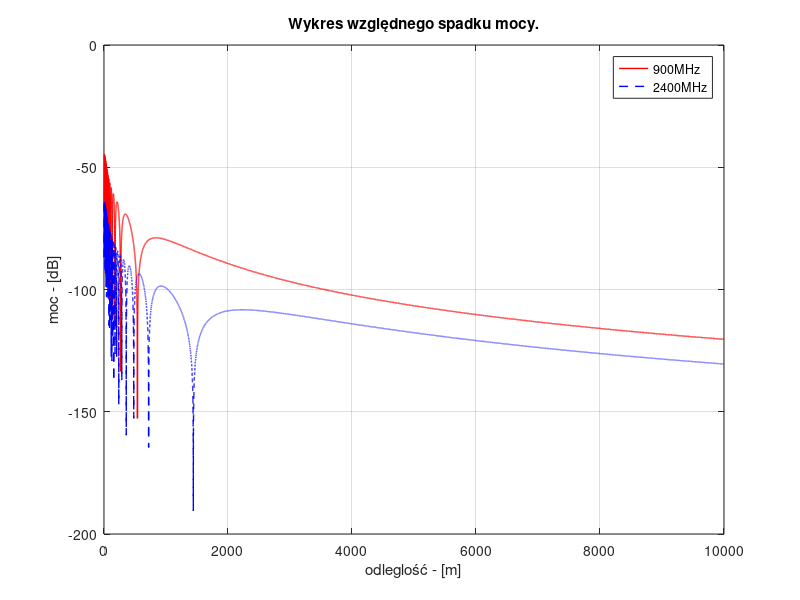

This chart was generated by the following MATLAB code:
close all
clear all
clc

GT = 1.6;
GR = 1.6;

c=299792458;
f1=900000000;
f2=2400000000;

lam1=c/f1;
lam2=c/f2;

h1=30;
h2=3;

d=1:0.25:10000;

d1=sqrt((h1-h2)^2+d.^2);
d2=sqrt((h1+h2)^2+d.^2);

z1=abs(exp(1i*(-2)*pi*f1.*d1/c)./d1 - exp(1i*(-2)*pi*f1.*d2/c)./d2);
z2=abs(exp(1i*(-2)*pi*f2.*d1/c)./d1 - exp(1i*(-2)*pi*f2.*d2/c)./d2);

p1=10*log(GT*GR*(lam1/4*pi)^2.*z1);
p2=10*log(GT*GR*(lam2/4*pi)^2.*z2);

figure;
plot(d, p1, 'r-', 'LineWidth', 1);
hold on
plot(d, p2, 'b--', 'LineWidth', 1);
hold off

title('Wykres względnego spadku mocy.');
xlabel('odleglość - [m]');
ylabel('moc - [dB]');
legend('900MHz', '2400MHz'); % Legenda
grid on; % Włączenie siatk